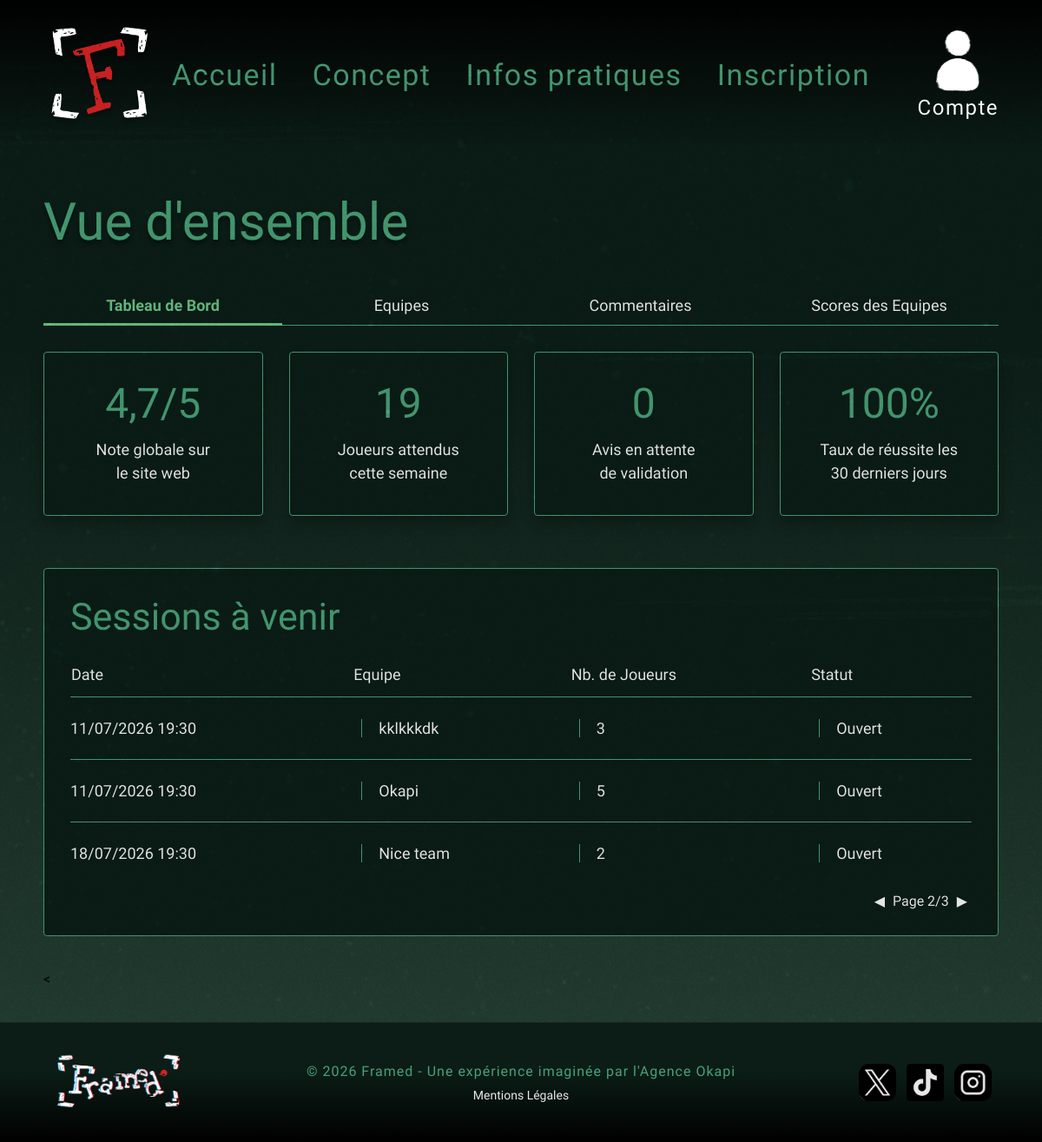
The app's page /gestion/index.php?onglet=dashboard&page=2 with its own data.
### tables this page shows
CREATE TABLE `equipes` (
  `id_equipe` int(11) NOT NULL,
  `nom_equipe` varchar(100) NOT NULL,
  `date_creation` datetime DEFAULT current_timestamp(),
  `nb_participants` int(11) NOT NULL DEFAULT 1,
  `type_menu` varchar(50) NOT NULL DEFAULT 'Menu classique',
  `options_accessibilite` text DEFAULT NULL,
  `id_session` int(11) DEFAULT NULL,
  `score_obtenu` int(11) DEFAULT NULL,
  `score` int(11) NOT NULL DEFAULT 0
);

CREATE TABLE `sessions` (
  `id_session` int(11) NOT NULL,
  `date_session` datetime NOT NULL,
  `est_complete` tinyint(1) NOT NULL DEFAULT 0
);

### gestion/index.php (called while the page is built, shortened)
<?php
require_once 'admin_model.php';
$onglet = $_GET['onglet'] ?? 'dashboard';
if ($onglet === 'dashboard') {
    $stats    = recupererStatistiquesDashboard();
    $sessions = recupererSessionsAvecEquipes();
}
require_once 'admin_view.php';
?>

### gestion/admin_model.php (called while the page is built, shortened)
<?php
require_once __DIR__ . '/../conf/conf.inc.php';
function recupererSessionsAvecEquipes() {
    global $bdd;
    $req = $bdd->query("
        SELECT s.id_session, s.date_session, s.est_complete,
               e.nom_equipe, e.nb_participants
        FROM sessions s
        LEFT JOIN equipes e ON e.id_session = s.id_session
        ORDER BY s.date_session ASC
    ");
    return $req->fetchAll();
}
function recupererStatistiquesDashboard() {
    global $bdd;
    $stats = ['joueurs_attendus' => 0, 'avis_attente' => 0, 'taux_reussite' => '0'];
    try {
        $r1 = $bdd->query("SELECT COUNT(id_commentaire) AS total FROM commentaires WHERE statut = 'en_attente'");
        if ($r1) { $stats['avis_attente'] = $r1->fetch()['total']; }
        $r2 = $bdd->query("SELECT SUM(nb_participants) AS total FROM equipes");
        if ($r2) { $res = $r2->fetch(); $stats['joueurs_attendus'] = $res['total'] ?? 0; }
        $r3 = $bdd->query("SELECT COUNT(id_equipe) AS total FROM equipes WHERE score_obtenu > 0");
        $r4 = $bdd->query("SELECT COUNT(id_equipe) AS victoires FROM equipes WHERE score_obtenu >= 50");
        if ($r3 && $r4) {
            $total     = $r3->fetch()['total'];
            $victoires = $r4->fetch()['victoires'];
            if ($total > 0) {
                $stats['taux_reussite'] = round(($victoires / $total) * 100);
            }
        }
    } catch (Exception $e) {}
    return $stats;
}
?>

### gestion/admin_view.php (the view, shortened to what this page needs)
<?php
require_once '../view/autres_pages/header.php';
?>
<div class="background-gradient-container">
    <div class="dashboard-container">
        <h1 class="dashboard-title">Vue d'ensemble</h1>
        <nav class="tabs-navigation">
            <a href="index.php?onglet=dashboard" class="tab <?= $onglet == 'dashboard' ? 'active' : '' ?>">Tableau de
                Bord</a>
            <a href="index.php?onglet=equipes" class="tab <?= $onglet == 'equipes' ? 'active' : '' ?>">Equipes</a>
            <a href="index.php?onglet=commentaires"
                class="tab <?= $onglet == 'commentaires' ? 'active' : '' ?>">Commentaires</a>
            <a href="index.php?onglet=temps" class="tab <?= $onglet == 'temps' ? 'active' : '' ?>">Scores des
                Equipes</a>
        </nav>
        <?php if ($onglet === 'dashboard'): ?>
            <?php
            $elementsParPage = 3;
            $pageActuelle = isset($_GET['page']) ? (int) $_GET['page'] : 1;
            $totalSessions = count($sessions);
            $totalPages = ceil($totalSessions / $elementsParPage);
            $offset = ($pageActuelle - 1) * $elementsParPage;
            $sessionsAffichees = array_slice($sessions, $offset, $elementsParPage);
            ?>
            <div class="dashboard-stats">
                <div class="stat-card">
                    <div class="stat-value">4,7/5</div>
                    <div class="stat-label">Note globale sur<br>le site web</div>
                </div>
                <div class="stat-card">
                    <div class="stat-value"><?= htmlspecialchars($stats['joueurs_attendus'] ?? 0) ?></div>
                    <div class="stat-label">Joueurs attendus<br>cette semaine</div>
                </div>
                <div class="stat-card">
                    <div class="stat-value"><?= htmlspecialchars($stats['avis_attente'] ?? 0) ?></div>
                    <div class="stat-label">Avis en attente<br>de validation</div>
                </div>
                <div class="stat-card">
                    <div class="stat-value"><?= htmlspecialchars($stats['taux_reussite'] ?? 0) ?>%</div>
                    <div class="stat-label">Taux de réussite les<br>30 derniers jours</div>
                </div>
            </div>
            <div class="dashboard-table-container">
                <h2 class="table-title">Sessions à venir</h2>
                <table class="dashboard-table">
                    <thead>
                        <tr>
                            <th>Date</th>
                            <th>Equipe</th>
                            <th>Nb. de Joueurs</th>
                            <th>Statut</th>
                        </tr>
                    </thead>
                    <tbody>
                        <?php if (!empty($sessionsAffichees)): ?>
                            <?php foreach ($sessionsAffichees as $index => $session): ?>
                                <?php
                                $isLast = ($index === count($sessionsAffichees) - 1);
                                $classNoBorder = $isLast ? 'no-border-bottom' : '';
                                ?>
                                <tr>
                                    <td class="<?= $classNoBorder ?>">
                                        <?= date('d/m/Y H:i', strtotime($session['date_session'])) ?>
                                    </td>
                                    <td class="border-left <?= $classNoBorder ?>">
                                        <?= htmlspecialchars($session['nom_equipe'] ?? '—') ?>
                                    </td>
                                    <td class="border-left <?= $classNoBorder ?>">
                                        <?= $session['nb_participants'] ?? '—' ?>
                                    </td>
                                    <td class="border-left <?= $classNoBorder ?>">
                                        <?= $session['est_complete'] ? 'Complet' : 'Ouvert' ?>
                                    </td>
                                </tr>
                            <?php endforeach; ?>
                        <?php endif; ?>
                    </tbody>
                </table>
                <div class="table-pagination">
                    <?php if ($pageActuelle > 1): ?>
                        <a href="index.php?onglet=dashboard&page=<?= $pageActuelle - 1 ?>">◀</a>
                    <?php else: ?>
                        <span style="color: rgba(232, 232, 232, 0.3); margin: 0 5px;">◀</span>
                    <?php endif; ?>
                    Page <?= $pageActuelle ?>/<?= max(1, $totalPages) ?>
                    <?php if ($pageActuelle < $totalPages): ?>
                        <a href="index.php?onglet=dashboard&page=<?= $pageActuelle + 1 ?>">▶</a>
                    <?php else: ?>
                        <span style="color: rgba(232, 232, 232, 0.3); margin: 0 5px;">▶</span>
                    <?php endif; ?>
                </div>
            </div>
            <<?php endif; ?>
</div>
</div>
<?php require_once '../view/autres_pages/footer.php'; ?>

### style.css (style rules this page uses)
body { background-color: #0b1d16; margin: 0; position: relative; font-family: "Special Elite", cursive; display: flex; flex-direction: column; min-height: 100vh; }
body::before { content: ""; position: absolute; top: 0; left: 0; width: 100%; height: 100%; background-image: url("view/img/glitch.webp"); background-repeat: repeat; mix-blend-mode: overlay; pointer-events: none; z-index: 9999; }
nav { width: 100%; padding: 20px 50px; display: flex; align-items: center; justify-content: space-between; }
.background-gradient-container { background: linear-gradient(to bottom, #0b1e18 0%, #0b1e18 31%, #254134 100%); width: 100%; min-height: 100vh; overflow: hidden; }
.tab { flex: 1; padding: 15px 10px; text-align: center; font-family: "Special Elite", cursive; font-size: 16px; color: #e8e8e8; border: 2px solid #4aa07b; background-color: transparent; cursor: default; }
.tab.active { background-color: #4aa07b; color: #0b1e18; font-weight: bold; }
.tabs-navigation { display: flex; justify-content: space-between; border-bottom: 1px solid #4aa07b; margin-bottom: 30px; padding: 0; }
.tabs-navigation .tab { padding: 10px 15px; font-family: "Special Elite", cursive; color: #e8e8e8; font-size: 18px; cursor: pointer; background-color: transparent; border: none; border-bottom: 3px solid transparent; margin-bottom: -1px; white-space: nowrap; text-decoration: none; }
.tabs-navigation .tab.active { color: #6ebd87 !important; border-bottom: 3px solid #6ebd87; }
.dashboard-container { max-width: 1100px; margin: 0 auto; padding-top: 180px; padding-bottom: 40px; }
.dashboard-title { font-family: "Special Elite", cursive; color: #4aa07b; font-size: 60px; font-weight: normal; margin-bottom: 40px; text-shadow: 0 4px 4px rgba(0, 0, 0, 0.4); }
.dashboard-stats { display: grid; grid-template-columns: repeat(4, 1fr); gap: 30px; }
.stat-card { background-color: #0b1e18; border: 1px solid #4aa07b; border-radius: 4px; padding: 35px 15px; text-align: center; display: flex; flex-direction: column; justify-content: center; box-shadow: 0 8px 15px rgba(0, 0, 0, 0.3); }
.stat-card .stat-value { font-family: "Special Elite", cursive; color: #4aa07b; font-size: 48px; margin-bottom: 15px; line-height: 1; }
.stat-card .stat-label { font-family: "Besley", serif; color: #e8e8e8; font-size: 18px; line-height: 1.5; }
.dashboard-table-container { border: 1px solid #4aa07b; padding: 30px; border-radius: 4px; background-color: #0b1e18; margin-bottom: 40px; margin-top: 60px; }
.table-title { font-family: "Special Elite", cursive; color: #4aa07b; font-size: 43px; font-weight: normal; margin-top: 0; margin-bottom: 30px; }
.dashboard-table { width: 100%; border-collapse: collapse; }
.dashboard-table th { font-family: "Besley", serif; color: #e8e8e8; font-size: 18px; font-weight: normal; text-align: left; padding-bottom: 15px; border-bottom: 1px solid #4aa07b; }
.dashboard-table td { font-family: "Besley", serif; color: #e8e8e8; font-size: 18px; padding: 25px 0; border-bottom: 1px solid #4aa07b; position: relative; }
.dashboard-table td.no-border-bottom { border-bottom: none; }
.dashboard-table td.border-left { padding-left: 30px; }
.dashboard-table td.border-left::before { content: ""; position: absolute; left: 10px; top: 35%; bottom: 35%; width: 1px; background-color: #4aa07b; }
.table-pagination { text-align: right; font-family: "Besley", serif; color: #e8e8e8; font-size: 16px; margin-top: 10px; }
.table-pagination a { color: #e8e8e8; text-decoration: none; margin: 0 5px; transition: color 0.2s; }

### records on screen
equipes: id_session.date_session "11/07/2026 19:30", nom_equipe "kklkkkdk", nb_participants "3"
equipes: id_session.date_session "11/07/2026 19:30", nom_equipe "Okapi", nb_participants "5"
equipes: id_session.date_session "18/07/2026 19:30", nom_equipe "Nice team", nb_participants "2"

### other values on screen
$stats['joueurs_attendus'] "19"
$stats['avis_attente'] "0"
$stats['taux_reussite'] "100"
$pageActuelle "2"
max(1, $totalPages) "3"
